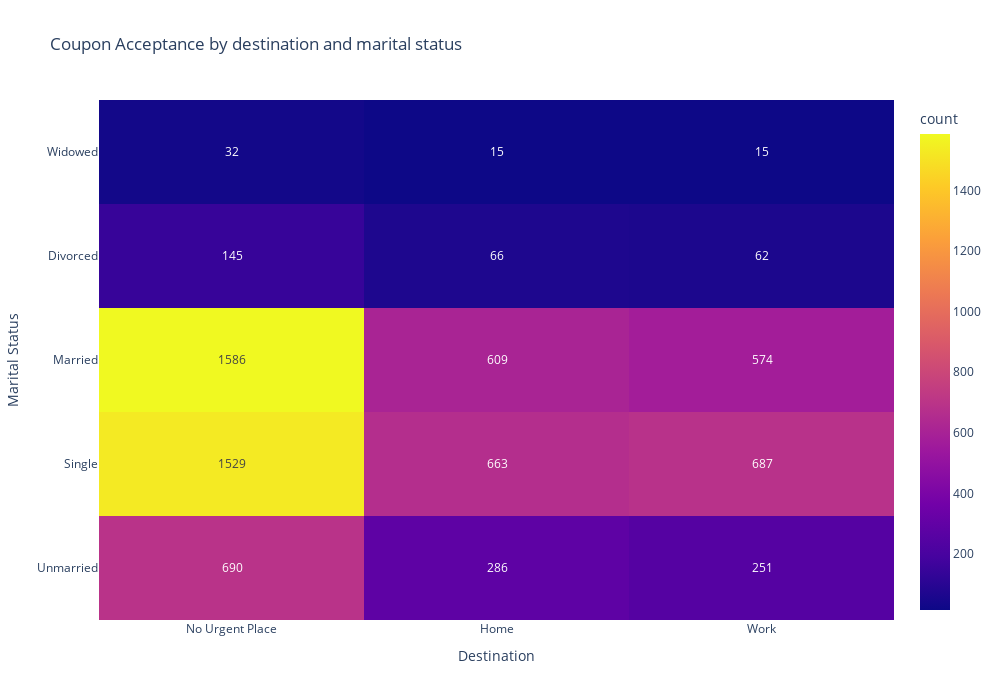

Here is the notebook cell this chart was saved with:
### Code cell
#Coupon Acceptance by destination and marital status
px.density_heatmap(data_coupon_accepted,
                   x= 'destination', y='marital_status',
                   labels={'destination': 'Destination', 'marital_status':'Marital Status'},
                   width=1000, height=700,
                   text_auto=True,
                   title = "Coupon Acceptance by destination and marital status"
                  )

### Figure 1 — Plotly figure (JSON) as saved in the notebook; plotly's stock layout.template omitted (floating-point values rounded to 4 significant figures; data arrays with more than 128 entries replaced by an {"elided": "..."} marker saying what was removed)
{"data": [{"coloraxis": "coloraxis", "hovertemplate": "Destination=%{x}<br>Marital Status=%{y}<br>count=%{z}<extra></extra>", "name": "", "texttemplate": "%{z}", "type": "histogram2d", "x": {"elided": "7210 str values"}, "xaxis": "x", "xbingroup": "x", "y": {"elided": "7210 str values"}, "yaxis": "y", "ybingroup": "y"}], "layout": {"coloraxis": {"colorbar": {"title": {"text": "count"}}, "colorscale": [[0, "#0d0887"], [0.1111, "#46039f"], [0.2222, "#7201a8"], [0.3333, "#9c179e"], [0.4444, "#bd3786"], [0.5556, "#d8576b"], [0.6667, "#ed7953"], [0.7778, "#fb9f3a"], [0.8889, "#fdca26"], [1, "#f0f921"]]}, "height": 700, "legend": {"tracegroupgap": 0}, "title": {"text": "Coupon Acceptance by destination and marital status"}, "width": 1000, "xaxis": {"anchor": "y", "autorange": true, "domain": [0, 1], "range": [-0.5, 2.5], "title": {"text": "Destination"}, "type": "category"}, "yaxis": {"anchor": "x", "autorange": true, "domain": [0, 1], "range": [-0.5, 4.5], "title": {"text": "Marital Status"}, "type": "category"}}}
